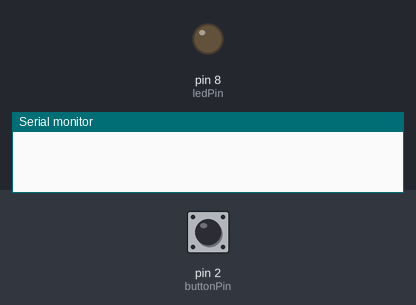
Simulated run of this sketch. Board: Arduino Uno, built with avr-gcc and run on an emulated ATmega328P. Parts: output pins drawn as LEDs (lit = HIGH), the last lines printed to the serial monitor. Inputs (shaded band) come from the test bench; at power-on: pin 2 (buttonPin) HIGH.

Above: at 1.2 s.
1.3 s: pin 2 (buttonPin) pulled LOW for 0.15 s
At 2.5 s:
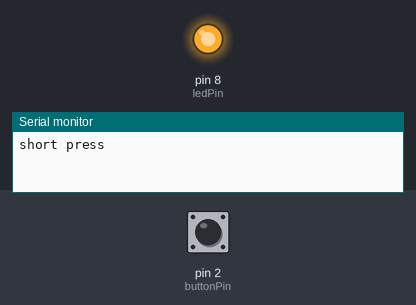
2.9 s: pin 2 (buttonPin) pulled LOW for 1 s
At 5.0 s:
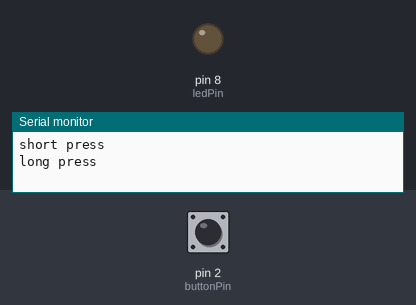
Timing chart, 0 to 6.5 s (numbered marks = the images above; inputs shaded):
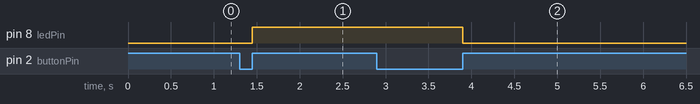

The sketch:

2.3-knap-kort-lang-klik.ino
```cpp
int ledPin = 8;
int ledState = LOW;

int buttonPin = 2;
boolean buttonState = HIGH;
boolean prevButtonState = HIGH;

int pushTime;
int releaseTime;
int longPress = 1000;
int shortPress = 100;

void setup() {
  // put your setup code here, to run once:
  pinMode(ledPin, OUTPUT);
  pinMode(buttonPin, INPUT_PULLUP);

  Serial.begin(9600);
}

void loop() {
  prevButtonState = buttonState;
  buttonState = digitalRead(buttonPin);

  if(buttonState == LOW && prevButtonState == HIGH){
      pushTime = millis();
  }

  if(buttonState == HIGH && prevButtonState == LOW){
    releaseTime = millis();

    if(releaseTime > pushTime + longPress){
      Serial.println("long press");
      ledState = LOW;
    } else if(releaseTime > pushTime + shortPress){
      Serial.println("short press");
      ledState = HIGH;
    }

  }

  digitalWrite(ledPin, ledState);
}
```

Measured:
- after the input at 1.3 s, pin 8 (ledPin): LOW → HIGH after 0.15 s
- after the input at 2.9 s, pin 8 (ledPin): HIGH → LOW after 1.0 s
